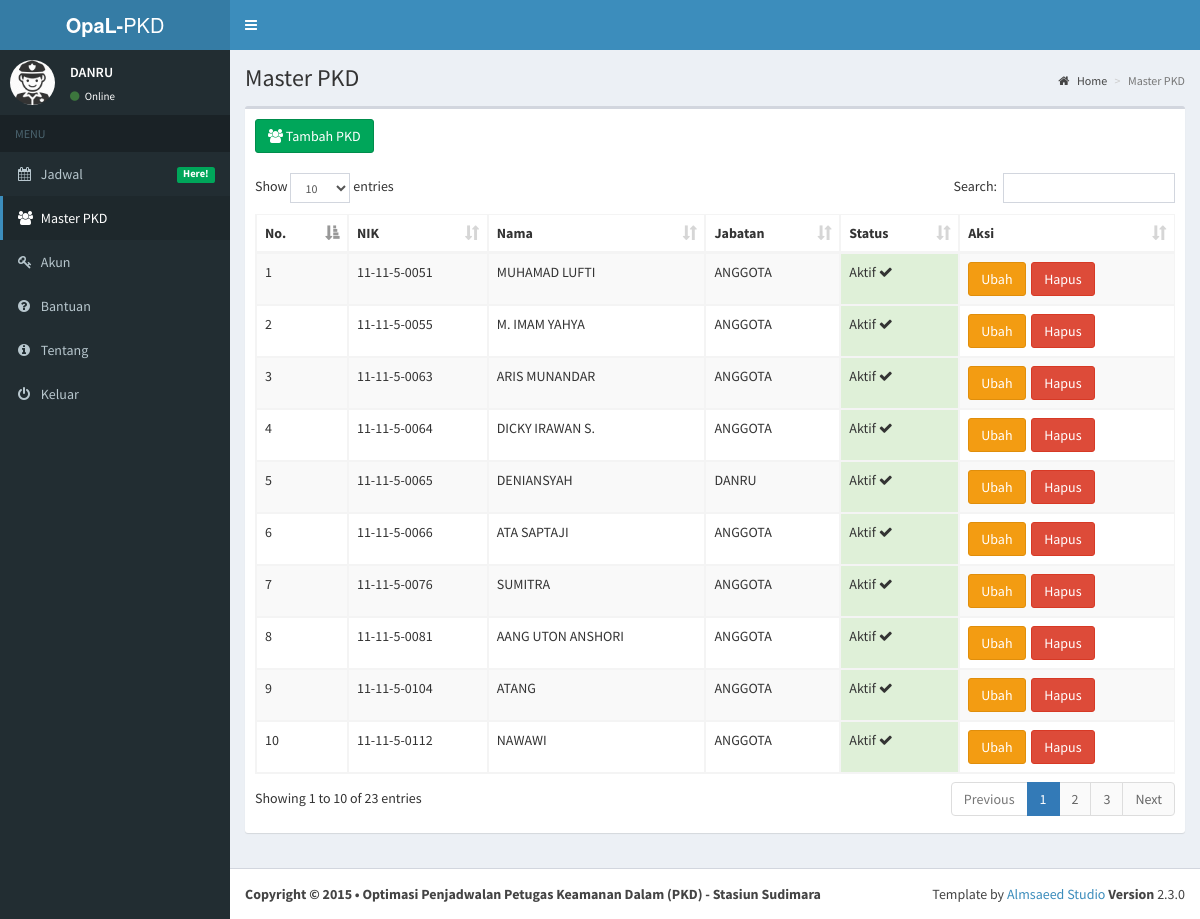
/main.php?page=2 (signed in), run on the app's committed database.
### tables this page shows
CREATE TABLE IF NOT EXISTS `pkd` (
  `nik` varchar(12) NOT NULL,
  `nama` varchar(30) NOT NULL,
  `jabatan` varchar(10) NOT NULL,
  `status` varchar(10) NOT NULL,
  PRIMARY KEY (`nik`)
);

### masterpkd.php (the view, shortened to what this page needs)
<div class="content-wrapper">
  <section class="content-header">
    <h1>Master PKD</h1>
    <ol class="breadcrumb">
      <li><a href="#"><i class="fa fa-home"></i> Home</a></li>
      <li class="active">Master PKD</li>
    </ol>
  </section>
  <section class="content">
    <div class="row">
      <div class="col-xs-12">
        <div class="box">
          <div class="box-header">
            <button type="button" class="btn btn-success" data-toggle="modal" data-target="#addPKD"><i class="fa fa-users"></i> Tambah PKD</button>
          </div>
          <div class="box-body">
            <div class="table-responsive">
              <table id="table-data" class="table table-bordered table-striped">
                <thead>
                  <tr>
                    <th>No.</th>
                    <th>NIK</th>
                    <th>Nama</th>
                    <th>Jabatan</th>
                    <th>Status</th>
                    <th>Aksi</th>
                  </tr>
                </thead>
                <tbody>
                  <?php
                  $no = 1;
                  $res = $mysqli->query("SELECT * FROM pkd");
                  while ($row = $res->fetch_object()) { ?>
                    <tr>
                      <td><?php echo $no; ?></td>
                      <td><?php echo $row->nik; ?></td>
                      <td><?php echo $row->nama; ?></td>
                      <td><?php echo $row->jabatan; ?></td>
                      <?php
                      if($row->status=="Aktif") echo "<td class='bg-success'>".$row->status." <i class='fa fa-check'></i></td>";
                      else echo "<td class='bg-danger'>".$row->status." <i class='fa fa-close'></i></td>";
                      ?>
                      <td>
                        <?php
                        echo "<button type='button' class='btn btn-warning' data-toggle='modal' data-target='#editpkd$row->nik'>Ubah</button> &nbsp;";
                        echo "<button type='button' class='btn btn-danger' data-toggle='modal' data-target='#delpkd$row->nik'>Hapus</button>";
                        ?>
                      </td>
                    </tr>
                    <?php $no++; }
                    ?>
                  </tbody>
                </table>
              </div>
            </div>
          </div>
        </div>
      </div>
    </section>
  </div>

### main.php (shortened to what this page needs)
<?php
if (!isset($_SESSION['ad_priv'])) {
  header("location: index.php");
} else {
  $content = $_GET['page'];
  include_once "header.php";
  include_once "sidebar.php";
  $mysqli = new mysqli("localhost", "root", "", "db_jadwal_pkd");
  switch ($content) {
    case 2:
    include_once "masterpkd.php";
    break;
  }
  include_once "footer.php";
}
?>

### header.php (shortened to what this page needs)
<!DOCTYPE html>
<html>
<head>
  <link rel="stylesheet" href="bootstrap/css/bootstrap.min.css">
  <link rel="stylesheet" href="plugins/font-awesome/css/font-awesome.min.css">
  <link rel="stylesheet" href="plugins/datatables/dataTables.bootstrap.css">
  <link rel="stylesheet" href="dist/css/sweetalert2.css">
  <link rel="stylesheet" href="dist/css/AdminLTE.min.css">
  <link rel="stylesheet" href="dist/css/skins/_all-skins.min.css">
</head>
<body class="hold-transition skin-blue sidebar-mini">
  <div class="wrapper">
    <header class="main-header">
      <a href="main.php?page=0" class="logo">
        <span class="logo-lg"><b>OpaL-</b>PKD</span>
      </a>
      <nav class="navbar navbar-static-top" role="navigation">
        <a href="#" class="sidebar-toggle" data-toggle="offcanvas" role="button">
        </a>
      </nav>
    </header>

### sidebar.php
<aside class="main-sidebar">
  <section class="sidebar">
    <div class="user-panel">
      <div class="pull-left image">
        <img src="dist/img/cop-512.png" class="img-circle" alt="User Image">
      </div>
      <div class="pull-left info">
        <p><?= strtoupper($_SESSION['ad_priv']); ?></p>
        <a href="#"><i class="fa fa-circle text-success"></i> Online</a>
      </div>
    </div>
    <ul class="sidebar-menu">
      <li class="header">MENU</li>
      <li <?php if($_GET['page']==1 || $_GET['page']==5) echo "class='active'"; ?>>
        <a href="main.php?page=1">
          <i class="fa fa-calendar"></i> <span>Jadwal</span> <small class="label pull-right bg-green">Here!</small>
        </a>
      </li>
      <li <?php if($_GET['page']==2) echo "class='active'"; ?>>
        <a href="main.php?page=2">
          <i class="fa fa-users"></i> <span>Master PKD</span>
        </a>
      </li>
      <li <?php if($_GET['page']==4) echo "class='active'"; ?>>
        <a href="main.php?page=4">
          <i class="fa fa-key"></i> <span>Akun</span>
        </a>
      </li>
      <li <?php if($_GET['page']==6) echo "class='active'"; ?>>
        <a href="main.php?page=6">
          <i class="fa fa-question-circle"></i> <span>Bantuan</span>
        </a>
      </li>
      <li id="about">
        <a href="#">
          <i class="fa fa-info-circle"></i> <span>Tentang</span>
        </a>
      </li>
      <li>
        <a href="logout.php">
          <i class="fa fa-power-off"></i> <span>Keluar</span>
        </a>
      </li>
    </ul>
  </section>
</aside>

### footer.php (shortened to what this page needs)
<footer class="main-footer">
  <div class="pull-right hidden-xs">
    Template by <a href="http://almsaeedstudio.com">Almsaeed Studio</a></strong> <b>Version</b> 2.3.0
  </div>
  <strong>Copyright &copy; 2015 &bull; Optimasi Penjadwalan Petugas Keamanan Dalam (PKD) - Stasiun Sudimara
</footer>
</div>
</body>
</html>

### data on the page
pkd: nik "11-11-5-0051", nama "MUHAMAD LUFTI", jabatan "ANGGOTA", status "Aktif"
pkd: nik "11-11-5-0055", nama "M. IMAM YAHYA", jabatan "ANGGOTA", status "Aktif"
pkd: nik "11-11-5-0063", nama "ARIS MUNANDAR", jabatan "ANGGOTA", status "Aktif"
pkd: nik "11-11-5-0064", nama "DICKY IRAWAN S.", jabatan "ANGGOTA", status "Aktif"
pkd: nik "11-11-5-0065", nama "DENIANSYAH", jabatan "DANRU", status "Aktif"
pkd: nik "11-11-5-0066", nama "ATA SAPTAJI", jabatan "ANGGOTA", status "Aktif"
pkd: nik "11-11-5-0076", nama "SUMITRA", jabatan "ANGGOTA", status "Aktif"
pkd: nik "11-11-5-0081", nama "AANG UTON ANSHORI", jabatan "ANGGOTA", status "Aktif"
pkd: nik "11-11-5-0104", nama "ATANG", jabatan "ANGGOTA", status "Aktif"
pkd: nik "11-11-5-0112", nama "NAWAWI", jabatan "ANGGOTA", status "Aktif"

### other printed values
$_SESSION['ad_priv'] "DANRU"
